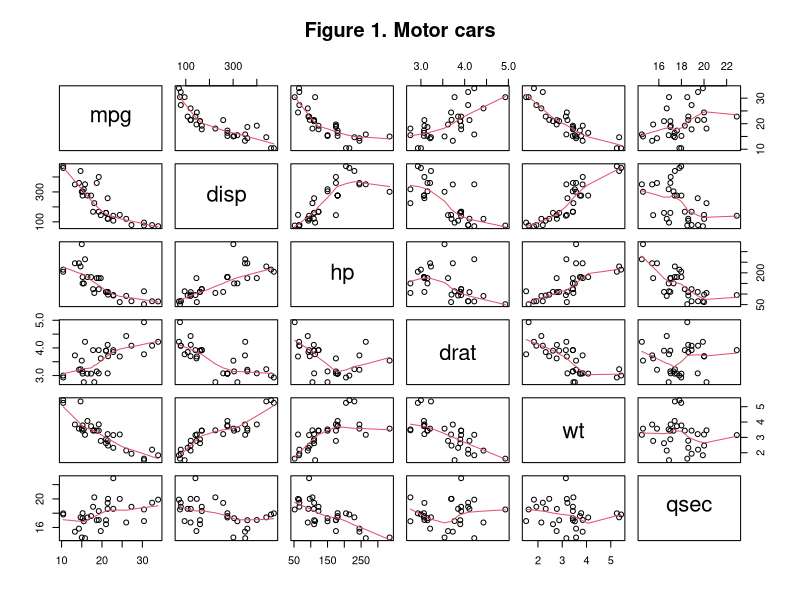
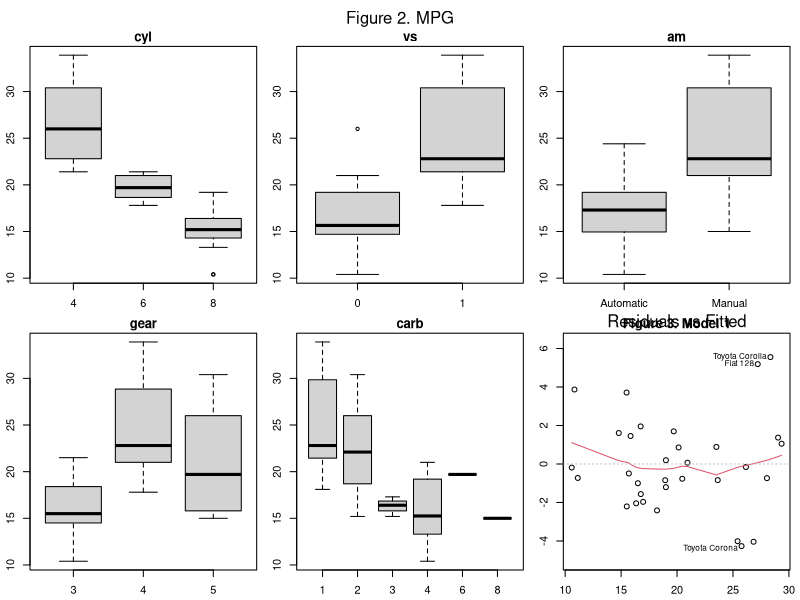
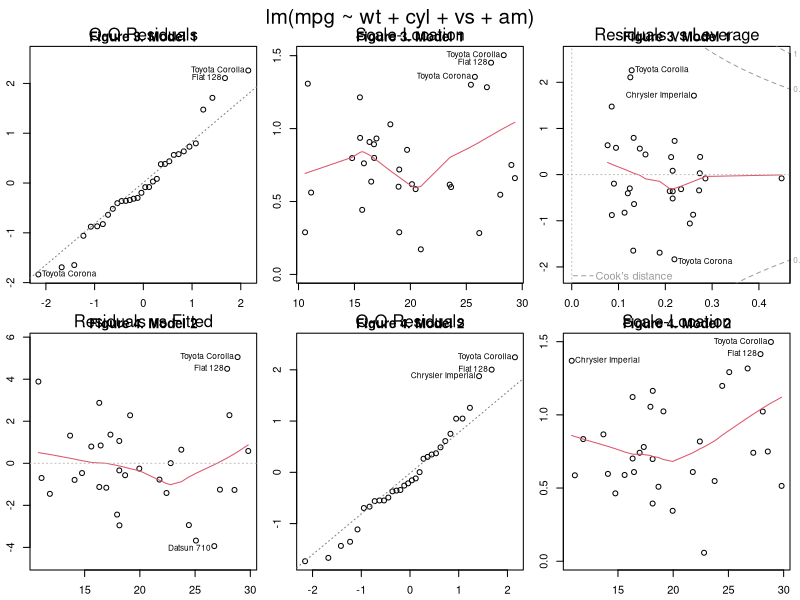
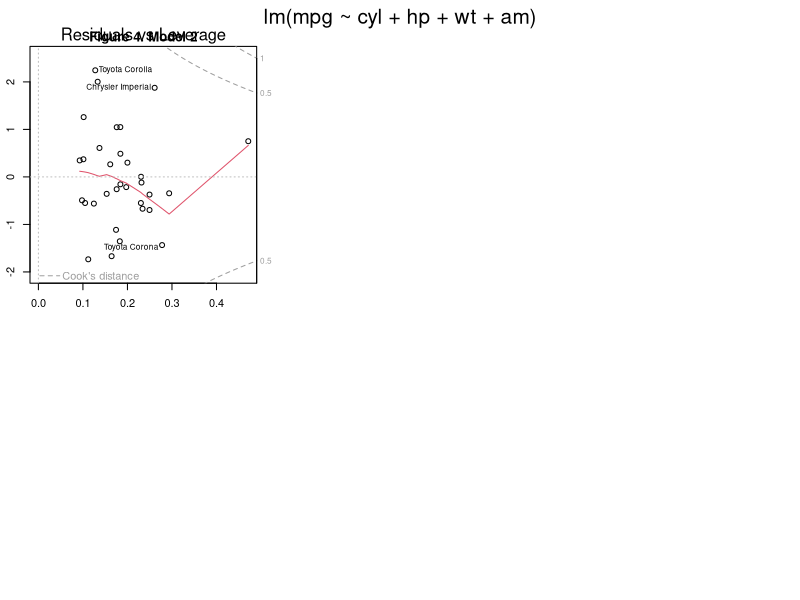

The R script that drew these images, in order:
## ---- chunk 1
data(mtcars)
mtcars$cyl <- as.factor(mtcars$cyl)
mtcars$vs <- as.factor(mtcars$vs)
mtcars$am <- as.factor(mtcars$am)
mtcars$gear <- as.factor(mtcars$gear)
mtcars$carb <- as.factor(mtcars$carb)
## ---- chunk 2
mtcars_sub <- data.frame(mpg=mtcars$mpg, disp=mtcars$disp, hp=mtcars$hp, drat=mtcars$drat, wt=mtcars$wt, qsec=mtcars$qsec)
cor(mtcars_sub)
## ---- chunk 3
fit1 <- lm(mpg ~ wt + cyl + vs + am, data=mtcars)
summary(fit1)$coeff
m1 <- summary(fit1)$coeff[6, 1]
s1 <- summary(fit1)$coeff[6, 2]
## ---- chunk 4
fit_all <- lm(mpg ~ ., data=mtcars)
fit2 <- step(fit_all, trace=0)
summary(fit2)$coeff
m2 <- summary(fit2)$coeff[6, 1]
s2 <- summary(fit2)$coeff[6, 2]
## ---- chunk 5
anova(fit1, fit2)
## ---- chunk 6
pairs(mtcars_sub, panel=panel.smooth, main="Figure 1. Motor cars")
## ---- chunk 7
par(mfrow=c(2, 3), mai=c(0.3, 0.3, 0.2, 0.1), oma=c(0, 0, 2, 0))
boxplot(mtcars$mpg ~ mtcars$cyl, names=c("4", "6", "8"), main="cyl")
boxplot(mtcars$mpg ~ mtcars$vs, names=c("0", "1"), main="vs")
boxplot(mtcars$mpg ~ mtcars$am, names=c("Automatic", "Manual"), main="am")
boxplot(mtcars$mpg ~ mtcars$gear, names=c("3", "4", "5"), main="gear")
boxplot(mtcars$mpg ~ mtcars$carb, names=c("1", "2", "3", "4", "6", "8"), main="carb")
mtext("Figure 2. MPG", side=3, line=0, outer=TRUE)
## ---- chunk 8
plot(fit1, main="Figure 3. Model 1")
## ---- chunk 9
plot(fit2, main="Figure 4. Model 2")
